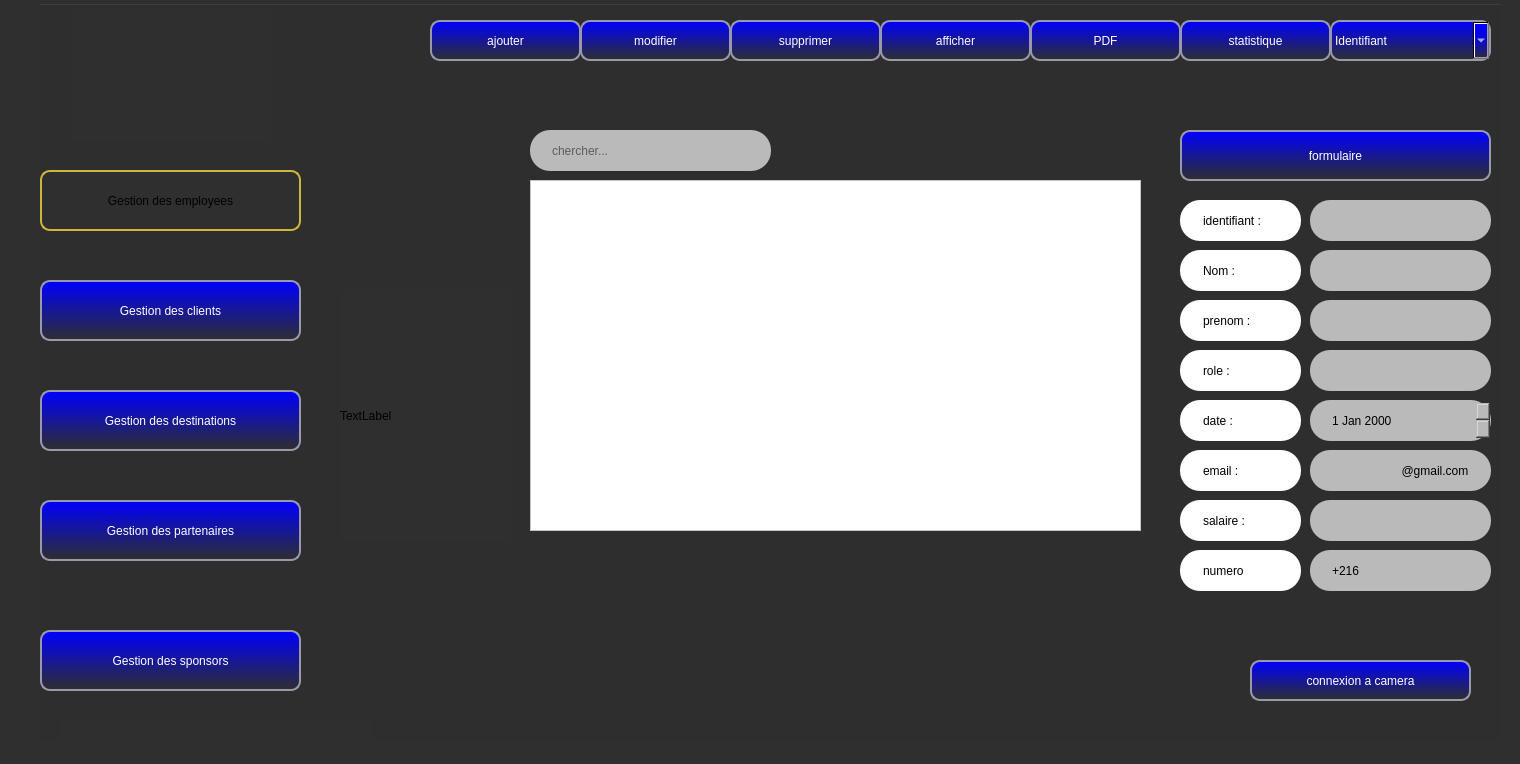
 <widget class="QMainWindow" name="MainWindow">
  <property name="geometry">
   <rect>
    <x>0</x>
    <y>0</y>
    <width>1520</width>
    <height>764</height>
   </rect>
  </property>
  <property name="windowTitle">
   <string>Gestion des employees</string>
  </property>
  <property name="styleSheet">
   <string notr="true">background-color: rgb(47, 47, 47);</string>
  </property>
  <widget class="QWidget" name="centralWidget">
   <widget class="QStackedWidget" name="stackedWidget">
    <property name="geometry">
     <rect>
      <x>40</x>
      <y>0</y>
      <width>1461</width>
      <height>741</height>
     </rect>
    </property>
    <property name="styleSheet">
     <string notr="true">background-color: rgb(47, 47, 47);</string>
    </property>
    <property name="currentIndex">
     <number>0</number>
    </property>
    <widget class="QWidget" name="page">
     <widget class="QGroupBox" name="groupBox_2">
      <property name="geometry">
       <rect>
        <x>-20</x>
        <y>0</y>
        <width>1511</width>
        <height>861</height>
       </rect>
      </property>
      <property name="styleSheet">
       <string notr="true">background-color: rgb(47, 47, 47);</string>
      </property>
      <property name="title">
       <string/>
      </property>
      <widget class="QLabel" name="label_4">
       <property name="geometry">
        <rect>
         <x>1160</x>
         <y>200</y>
         <width>121</width>
         <height>41</height>
        </rect>
       </property>
       <property name="styleSheet">
        <string notr="true">background-color: rgb(255, 255, 255);

padding-right:20px;
border-radius:20px;
padding-left:20px;</string>
       </property>
       <property name="text">
        <string>identifiant :</string>
       </property>
      </widget>
      <widget class="QLabel" name="label_10">
       <property name="geometry">
        <rect>
         <x>1160</x>
         <y>250</y>
         <width>121</width>
         <height>41</height>
        </rect>
       </property>
       <property name="styleSheet">
        <string notr="true">background-color: rgb(255, 255, 255);

padding-right:20px;
border-radius:20px;
padding-left:20px;</string>
       </property>
       <property name="text">
        <string>Nom :</string>
       </property>
      </widget>
      <widget class="QLabel" name="label_12">
       <property name="geometry">
        <rect>
         <x>1160</x>
         <y>300</y>
         <width>121</width>
         <height>41</height>
        </rect>
       </property>
       <property name="styleSheet">
        <string notr="true">background-color: rgb(255, 255, 255);

padding-right:20px;
border-radius:20px;
padding-left:20px;</string>
       </property>
       <property name="text">
        <string>prenom :</string>
       </property>
      </widget>
      <widget class="QLineEdit" name="le_id">
       <property name="geometry">
        <rect>
         <x>1290</x>
         <y>200</y>
         <width>181</width>
         <height>41</height>
        </rect>
       </property>
       <property name="styleSheet">
        <string notr="true">padding-left:20px;
background-color: rgb(186, 186, 186);
border-color: rgb(0, 0, 0);

padding-right:50px;
border-radius:20px;</string>
       </property>
      </widget>
      <widget class="QLineEdit" name="le_nom">
       <property name="geometry">
        <rect>
         <x>1290</x>
         <y>250</y>
         <width>181</width>
         <height>41</height>
        </rect>
       </property>
       <property name="styleSheet">
        <string notr="true">padding-left:20px;
background-color: rgb(186, 186, 186);
border-color: rgb(0, 0, 0);

padding-right:20px;
border-radius:20px;</string>
       </property>
      </widget>
      <widget class="QLineEdit" name="le_prenom">
       <property name="geometry">
        <rect>
         <x>1290</x>
         <y>300</y>
         <width>181</width>
         <height>41</height>
        </rect>
       </property>
       <property name="styleSheet">
        <string notr="true">padding-left:20px;
background-color: rgb(186, 186, 186);
border-color: rgb(0, 0, 0);

padding-right:20px;
border-radius:20px;</string>
       </property>
      </widget>
      <widget class="QLineEdit" name="le_role">
       <property name="geometry">
        <rect>
         <x>1290</x>
         <y>350</y>
         <width>181</width>
         <height>41</height>
        </rect>
       </property>
       <property name="styleSheet">
        <string notr="true">padding-left:20px;
background-color: rgb(186, 186, 186);
border-color: rgb(0, 0, 0);

padding-right:20px;
border-radius:20px;</string>
       </property>
      </widget>
      <widget class="QLabel" name="label_13">
       <property name="geometry">
        <rect>
         <x>1160</x>
         <y>350</y>
         <width>121</width>
         <height>41</height>
        </rect>
       </property>
       <property name="styleSheet">
        <string notr="true">
background-color: rgb(255, 255, 255);

padding-right:20px;
border-radius:20px;
padding-left:20px;</string>
       </property>
       <property name="text">
        <string>role :</string>
       </property>
      </widget>
      <widget class="QDateEdit" name="dateEdit">
       <property name="geometry">
        <rect>
         <x>1290</x>
         <y>400</y>
         <width>181</width>
         <height>41</height>
        </rect>
       </property>
       <property name="styleSheet">
        <string notr="true">padding-left:20px;
background-color: rgb(186, 186, 186);
border-color: rgb(0, 0, 0);

padding-right:20px;
border-radius:20px;</string>
       </property>
      </widget>
      <widget class="QLabel" name="label_14">
       <property name="geometry">
        <rect>
         <x>1160</x>
         <y>400</y>
         <width>121</width>
         <height>41</height>
        </rect>
       </property>
       <property name="styleSheet">
        <string notr="true">background-color: rgb(255, 255, 255);
padding-right:20px;
border-radius:20px;
padding-left:20px;</string>
       </property>
       <property name="text">
        <string>date :</string>
       </property>
      </widget>
      <widget class="QPushButton" name="pb_ajouter">
       <property name="geometry">
        <rect>
         <x>410</x>
         <y>20</y>
         <width>151</width>
         <height>41</height>
        </rect>
       </property>
       <property name="styleSheet">
        <string notr="true">QPushButton {
	font: 900 9pt &quot;Segoe UI Black&quot;;
	border-style: solid;
	border-width: 2px;
	border-color: #9999aa;
	border-radius: 10px;
	color: black;
	background-color: qlineargradient(spread:pad, x1:0.5, y1:0, x2:0.5, y2:1, stop:0 rgba(0, 0, 255, 255), stop:1 rgba(255, 255, 255, 255));
}

QPushButton:enabled {
	background-color: qlineargradient(spread:pad, x1:0.5, y1:0, x2:0.5, y2:1, stop:0 rgba(0, 0, 255, 255), stop:1 rgba(0, 0, 0, 0));
		color: white;
}

QPushButton:pressed {
	background-color: qlineargradient(spread:pad, x1:0.5, y1:0, x2:0.5, y2:1, stop:0 rgba(0, 255, 255, 255), stop:1 rgba(255, 255, 255, 255));
		color: #fffffe;
}


QPushButton:hover:!pressed {
	background-color: qlineargradient(spread:pad, x1:0.5, y1:0, x2:0.5, y2:1, stop:0 rgba(218, 165, 32, 255), stop:1 rgba(255, 255, 255, 255));
		color: #0c2f70;
}

QPushButton:disabled {
		background-color: #aaaaaa;
		color: #ffffff;
}
</string>
       </property>
       <property name="text">
        <string>ajouter</string>
       </property>
      </widget>
      <widget class="QLabel" name="label_15">
       <property name="geometry">
        <rect>
         <x>1160</x>
         <y>450</y>
         <width>121</width>
         <height>41</height>
        </rect>
       </property>
       <property name="styleSheet">
        <string notr="true">background-color: rgb(255, 255, 255);

padding-right:20px;
border-radius:20px;
padding-left:20px;</string>
       </property>
       <property name="text">
        <string>email :</string>
       </property>
      </widget>
      <widget class="QLineEdit" name="le_email">
       <property name="geometry">
        <rect>
         <x>1290</x>
         <y>450</y>
         <width>181</width>
         <height>41</height>
        </rect>
       </property>
       <property name="styleSheet">
        <string notr="true">padding-left:20px;
background-color: rgb(186, 186, 186);
border-color: rgb(0, 0, 0);

padding-right:20px;
border-radius:20px;</string>
       </property>
       <property name="text">
        <string>                                @gmail.com</string>
       </property>
      </widget>
      <widget class="QLabel" name="label_16">
       <property name="geometry">
        <rect>
         <x>1160</x>
         <y>500</y>
         <width>121</width>
         <height>41</height>
        </rect>
       </property>
       <property name="styleSheet">
        <string notr="true">background-color: rgb(255, 255, 255);

padding-right:20px;
border-radius:20px;
padding-left:20px;</string>
       </property>
       <property name="text">
        <string>salaire :</string>
       </property>
      </widget>
      <widget class="QLineEdit" name="le_salaire">
       <property name="geometry">
        <rect>
         <x>1290</x>
         <y>500</y>
         <width>181</width>
         <height>41</height>
        </rect>
       </property>
       <property name="styleSheet">
        <string notr="true">padding-left:20px;
background-color: rgb(186, 186, 186);
border-color: rgb(0, 0, 0);

padding-right:20px;
border-radius:20px;</string>
       </property>
      </widget>
      <widget class="QLabel" name="label_17">
       <property name="geometry">
        <rect>
         <x>1160</x>
         <y>550</y>
         <width>121</width>
         <height>41</height>
        </rect>
       </property>
       <property name="styleSheet">
        <string notr="true">background-color: rgb(255, 255, 255);

padding-right:20px;
border-radius:20px;
padding-left:20px;</string>
       </property>
       <property name="text">
        <string>numero</string>
       </property>
      </widget>
      <widget class="QLineEdit" name="le_numero">
       <property name="geometry">
        <rect>
         <x>1290</x>
         <y>550</y>
         <width>181</width>
         <height>41</height>
        </rect>
       </property>
       <property name="styleSheet">
        <string notr="true">padding-left:20px;
background-color: rgb(186, 186, 186);
border-color: rgb(0, 0, 0);

padding-right:20px;
border-radius:20px;</string>
       </property>
       <property name="text">
        <string>+216</string>
       </property>
      </widget>
      <widget class="QPushButton" name="pb_modifier">
       <property name="geometry">
        <rect>
         <x>560</x>
         <y>20</y>
         <width>151</width>
         <height>41</height>
        </rect>
       </property>
       <property name="styleSheet">
        <string notr="true">QPushButton {
	font: 900 9pt &quot;Segoe UI Black&quot;;
	border-style: solid;
	border-width: 2px;
	border-color: #9999aa;
	border-radius: 10px;
	color: black;
	background-color: qlineargradient(spread:pad, x1:0.5, y1:0, x2:0.5, y2:1, stop:0 rgba(0, 0, 255, 255), stop:1 rgba(255, 255, 255, 255));
}

QPushButton:enabled {
	background-color: qlineargradient(spread:pad, x1:0.5, y1:0, x2:0.5, y2:1, stop:0 rgba(0, 0, 255, 255), stop:1 rgba(0, 0, 0, 0));
		color: white;
}

QPushButton:pressed {
	background-color: qlineargradient(spread:pad, x1:0.5, y1:0, x2:0.5, y2:1, stop:0 rgba(0, 255, 255, 255), stop:1 rgba(255, 255, 255, 255));
		color: #fffffe;
}


QPushButton:hover:!pressed {
	background-color: qlineargradient(spread:pad, x1:0.5, y1:0, x2:0.5, y2:1, stop:0 rgba(218, 165, 32, 255), stop:1 rgba(255, 255, 255, 255));
		color: #0c2f70;
}

QPushButton:disabled {
		background-color: #aaaaaa;
		color: #ffffff;
}
</string>
       </property>
       <property name="text">
        <string>modifier</string>
       </property>
      </widget>
      <widget class="QTableView" name="tab">
       <property name="geometry">
        <rect>
         <x>510</x>
         <y>180</y>
         <width>611</width>
         <height>351</height>
        </rect>
       </property>
       <property name="styleSheet">
        <string notr="true">background-color: rgb(255, 255, 255);
</string>
       </property>
      </widget>
      <widget class="QLineEdit" name="rech">
       <property name="geometry">
        <rect>
         <x>510</x>
         <y>130</y>
         <width>241</width>
         <height>41</height>
        </rect>
       </property>
       <property name="styleSheet">
        <string notr="true">padding-left:20px;
background-color: rgb(186, 186, 186);
border-color: rgb(0, 0, 0);

padding-right:20px;
border-radius:20px;</string>
       </property>
       <property name="text">
        <string/>
       </property>
       <property name="placeholderText">
        <string>chercher...</string>
       </property>
      </widget>
      <widget class="QPushButton" name="pb_del">
       <property name="geometry">
        <rect>
         <x>710</x>
         <y>20</y>
         <width>151</width>
         <height>41</height>
        </rect>
       </property>
       <property name="styleSheet">
        <string notr="true">QPushButton {
	font: 900 9pt &quot;Segoe UI Black&quot;;
	border-style: solid;
	border-width: 2px;
	border-color: #9999aa;
	border-radius: 10px;
	color: black;
	background-color: qlineargradient(spread:pad, x1:0.5, y1:0, x2:0.5, y2:1, stop:0 rgba(0, 0, 255, 255), stop:1 rgba(255, 255, 255, 255));
}

QPushButton:enabled {
	background-color: qlineargradient(spread:pad, x1:0.5, y1:0, x2:0.5, y2:1, stop:0 rgba(0, 0, 255, 255), stop:1 rgba(0, 0, 0, 0));
		color: white;
}

QPushButton:pressed {
	background-color: qlineargradient(spread:pad, x1:0.5, y1:0, x2:0.5, y2:1, stop:0 rgba(0, 255, 255, 255), stop:1 rgba(255, 255, 255, 255));
		color: #fffffe;
}


QPushButton:hover:!pressed {
	background-color: qlineargradient(spread:pad, x1:0.5, y1:0, x2:0.5, y2:1, stop:0 rgba(218, 165, 32, 255), stop:1 rgba(255, 255, 255, 255));
		color: #0c2f70;
}

QPushButton:disabled {
		background-color: #aaaaaa;
		color: #ffffff;
}
</string>
       </property>
       <property name="text">
        <string>supprimer</string>
       </property>
      </widget>
      <widget class="QPushButton" name="affiche">
       <property name="geometry">
        <rect>
         <x>860</x>
         <y>20</y>
         <width>151</width>
         <height>41</height>
        </rect>
       </property>
       <property name="styleSheet">
        <string notr="true">QPushButton {
	font: 900 9pt &quot;Segoe UI Black&quot;;
	border-style: solid;
	border-width: 2px;
	border-color: #9999aa;
	border-radius: 10px;
	color: black;
	background-color: qlineargradient(spread:pad, x1:0.5, y1:0, x2:0.5, y2:1, stop:0 rgba(0, 0, 255, 255), stop:1 rgba(255, 255, 255, 255));
}

QPushButton:enabled {
	background-color: qlineargradient(spread:pad, x1:0.5, y1:0, x2:0.5, y2:1, stop:0 rgba(0, 0, 255, 255), stop:1 rgba(0, 0, 0, 0));
		color: white;
}

QPushButton:pressed {
	background-color: qlineargradient(spread:pad, x1:0.5, y1:0, x2:0.5, y2:1, stop:0 rgba(0, 255, 255, 255), stop:1 rgba(255, 255, 255, 255));
		color: #fffffe;
}


QPushButton:hover:!pressed {
	background-color: qlineargradient(spread:pad, x1:0.5, y1:0, x2:0.5, y2:1, stop:0 rgba(218, 165, 32, 255), stop:1 rgba(255, 255, 255, 255));
		color: #0c2f70;
}

QPushButton:disabled {
		background-color: #aaaaaa;
		color: #ffffff;
}
</string>
       </property>
       <property name="text">
        <string>afficher</string>
       </property>
      </widget>
      <widget class="QPushButton" name="pushButton">
       <property name="geometry">
        <rect>
         <x>1010</x>
         <y>20</y>
         <width>151</width>
         <height>41</height>
        </rect>
       </property>
       <property name="styleSheet">
        <string notr="true">QPushButton {
	font: 900 9pt &quot;Segoe UI Black&quot;;
	border-style: solid;
	border-width: 2px;
	border-color: #9999aa;
	border-radius: 10px;
	color: black;
	background-color: qlineargradient(spread:pad, x1:0.5, y1:0, x2:0.5, y2:1, stop:0 rgba(0, 0, 255, 255), stop:1 rgba(255, 255, 255, 255));
}

QPushButton:enabled {
	background-color: qlineargradient(spread:pad, x1:0.5, y1:0, x2:0.5, y2:1, stop:0 rgba(0, 0, 255, 255), stop:1 rgba(0, 0, 0, 0));
		color: white;
}

QPushButton:pressed {
	background-color: qlineargradient(spread:pad, x1:0.5, y1:0, x2:0.5, y2:1, stop:0 rgba(0, 255, 255, 255), stop:1 rgba(255, 255, 255, 255));
		color: #fffffe;
}


QPushButton:hover:!pressed {
	background-color: qlineargradient(spread:pad, x1:0.5, y1:0, x2:0.5, y2:1, stop:0 rgba(218, 165, 32, 255), stop:1 rgba(255, 255, 255, 255));
		color: #0c2f70;
}

QPushButton:disabled {
		background-color: #aaaaaa;
		color: #ffffff;
}
</string>
       </property>
       <property name="text">
        <string>PDF</string>
       </property>
      </widget>
      <widget class="QPushButton" name="pb_statistic">
       <property name="geometry">
        <rect>
         <x>1160</x>
         <y>20</y>
         <width>151</width>
         <height>41</height>
        </rect>
       </property>
       <property name="styleSheet">
        <string notr="true">QPushButton {
	font: 900 9pt &quot;Segoe UI Black&quot;;
	border-style: solid;
	border-width: 2px;
	border-color: #9999aa;
	border-radius: 10px;
	color: black;
	background-color: qlineargradient(spread:pad, x1:0.5, y1:0, x2:0.5, y2:1, stop:0 rgba(0, 0, 255, 255), stop:1 rgba(255, 255, 255, 255));
}

QPushButton:enabled {
	background-color: qlineargradient(spread:pad, x1:0.5, y1:0, x2:0.5, y2:1, stop:0 rgba(0, 0, 255, 255), stop:1 rgba(0, 0, 0, 0));
		color: white;
}

QPushButton:pressed {
	background-color: qlineargradient(spread:pad, x1:0.5, y1:0, x2:0.5, y2:1, stop:0 rgba(0, 255, 255, 255), stop:1 rgba(255, 255, 255, 255));
		color: #fffffe;
}


QPushButton:hover:!pressed {
	background-color: qlineargradient(spread:pad, x1:0.5, y1:0, x2:0.5, y2:1, stop:0 rgba(218, 165, 32, 255), stop:1 rgba(255, 255, 255, 255));
		color: #0c2f70;
}

QPushButton:disabled {
		background-color: #aaaaaa;
		color: #ffffff;
}
</string>
       </property>
       <property name="text">
        <string>statistique</string>
       </property>
      </widget>
      <widget class="QComboBox" name="comboBox">
       <property name="geometry">
        <rect>
         <x>1310</x>
         <y>20</y>
         <width>161</width>
         <height>41</height>
        </rect>
       </property>
       <property name="styleSheet">
        <string notr="true">QComboBox {
	font: 900 9pt &quot;Segoe UI Black&quot;;
	border-style: solid;
	border-width: 2px;
	border-color: #9999aa;
	border-radius: 10px;
	color: black;
	background-color: qlineargradient(spread:pad, x1:0.5, y1:0, x2:0.5, y2:1, stop:0 rgba(0, 0, 255, 255), stop:1 rgba(255, 255, 255, 255));
}

QComboBox:enabled {
	background-color: qlineargradient(spread:pad, x1:0.5, y1:0, x2:0.5, y2:1, stop:0 rgba(0, 0, 255, 255), stop:1 rgba(0, 0, 0, 0));
		color: white;
}

QComboBox:pressed {
	background-color: qlineargradient(spread:pad, x1:0.5, y1:0, x2:0.5, y2:1, stop:0 rgba(0, 255, 255, 255), stop:1 rgba(255, 255, 255, 255));
		color: #fffffe;
}


QComboBox:hover:!pressed {
	background-color: qlineargradient(spread:pad, x1:0.5, y1:0, x2:0.5, y2:1, stop:0 rgba(218, 165, 32, 255), stop:1 rgba(255, 255, 255, 255));
		color: #0c2f70;
}

QComboBox:disabled {
		background-color: #aaaaaa;
		color: #ffffff;
}
</string>
       </property>
       <item>
        <property name="text">
         <string>Identifiant</string>
        </property>
       </item>
       <item>
        <property name="text">
         <string>Nom</string>
        </property>
       </item>
       <item>
        <property name="text">
         <string>Role</string>
        </property>
       </item>
      </widget>
      <widget class="QPushButton" name="camera">
       <property name="geometry">
        <rect>
         <x>1230</x>
         <y>660</y>
         <width>221</width>
         <height>41</height>
        </rect>
       </property>
       <property name="styleSheet">
        <string notr="true">QPushButton {
	font: 900 9pt &quot;Segoe UI Black&quot;;
	border-style: solid;
	border-width: 2px;
	border-color: #9999aa;
	border-radius: 10px;
	color: black;
	background-color: qlineargradient(spread:pad, x1:0.5, y1:0, x2:0.5, y2:1, stop:0 rgba(0, 0, 255, 255), stop:1 rgba(255, 255, 255, 255));
}

QPushButton:enabled {
	background-color: qlineargradient(spread:pad, x1:0.5, y1:0, x2:0.5, y2:1, stop:0 rgba(0, 0, 255, 255), stop:1 rgba(0, 0, 0, 0));
		color: white;
}

QPushButton:pressed {
	background-color: qlineargradient(spread:pad, x1:0.5, y1:0, x2:0.5, y2:1, stop:0 rgba(0, 255, 255, 255), stop:1 rgba(255, 255, 255, 255));
		color: #fffffe;
}


QPushButton:hover:!pressed {
	background-color: qlineargradient(spread:pad, x1:0.5, y1:0, x2:0.5, y2:1, stop:0 rgba(218, 165, 32, 255), stop:1 rgba(255, 255, 255, 255));
		color: #0c2f70;
}

QPushButton:disabled {
		background-color: #aaaaaa;
		color: #ffffff;
}
</string>
       </property>
       <property name="text">
        <string>connexion a camera</string>
       </property>
      </widget>
      <widget class="QPushButton" name="formulaire">
       <property name="geometry">
        <rect>
         <x>1160</x>
         <y>130</y>
         <width>311</width>
         <height>51</height>
        </rect>
       </property>
       <property name="styleSheet">
        <string notr="true">QPushButton {
	font: 900 9pt &quot;Segoe UI Black&quot;;
	border-style: solid;
	border-width: 2px;
	border-color: #9999aa;
	border-radius: 10px;
	color: black;
	background-color: qlineargradient(spread:pad, x1:0.5, y1:0, x2:0.5, y2:1, stop:0 rgba(0, 0, 255, 255), stop:1 rgba(255, 255, 255, 255));
}

QPushButton:enabled {
	background-color: qlineargradient(spread:pad, x1:0.5, y1:0, x2:0.5, y2:1, stop:0 rgba(0, 0, 255, 255), stop:1 rgba(0, 0, 0, 0));
		color: white;
}

QPushButton:pressed {
	background-color: qlineargradient(spread:pad, x1:0.5, y1:0, x2:0.5, y2:1, stop:0 rgba(0, 255, 255, 255), stop:1 rgba(255, 255, 255, 255));
		color: #fffffe;
}


QPushButton:hover:!pressed {
	background-color: qlineargradient(spread:pad, x1:0.5, y1:0, x2:0.5, y2:1, stop:0 rgba(218, 165, 32, 255), stop:1 rgba(255, 255, 255, 255));
		color: #0c2f70;
}

QPushButton:disabled {
		background-color: #aaaaaa;
		color: #ffffff;
}
</string>
       </property>
       <property name="text">
        <string>formulaire</string>
       </property>
      </widget>
      <widget class="QPushButton" name="pushButton_2">
       <property name="geometry">
        <rect>
         <x>20</x>
         <y>170</y>
         <width>261</width>
         <height>61</height>
        </rect>
       </property>
       <property name="styleSheet">
        <string notr="true">font: 900 10pt &quot;AriaI Black&quot;;
	border-style: solid;
	border-width: 2px;
	border-color: 	#CFB53B;
	border-radius: 10px;
	color: black;</string>
       </property>
       <property name="text">
        <string>Gestion des employees</string>
       </property>
      </widget>
      <widget class="QPushButton" name="pushButton_3">
       <property name="geometry">
        <rect>
         <x>20</x>
         <y>280</y>
         <width>261</width>
         <height>61</height>
        </rect>
       </property>
       <property name="styleSheet">
        <string notr="true">QPushButton {
	font: 900 10pt &quot;AriaI Black&quot;;
	border-style: solid;
	border-width: 2px;
	border-color: #9999aa;
	border-radius: 10px;
	color: black;
	background-color: qlineargradient(spread:pad, x1:0.5, y1:0, x2:0.5, y2:1, stop:0 rgba(0, 0, 255, 255), stop:1 rgba(255, 255, 255, 255));
}

QPushButton:enabled {
	background-color: qlineargradient(spread:pad, x1:0.5, y1:0, x2:0.5, y2:1, stop:0 rgba(0, 0, 255, 255), stop:1 rgba(0, 0, 0, 0));
		color: white;
}

QPushButton:pressed {
	background-color: qlineargradient(spread:pad, x1:0.5, y1:0, x2:0.5, y2:1, stop:0 rgba(0, 255, 255, 255), stop:1 rgba(255, 255, 255, 255));
		color: #fffffe;
}


QPushButton:hover:!pressed {
	background-color: qlineargradient(spread:pad, x1:0.5, y1:0, x2:0.5, y2:1, stop:0 rgba(218, 165, 32, 255), stop:1 rgba(255, 255, 255, 255));
		color: #0c2f70;
}

QPushButton:disabled {
		background-color: #aaaaaa;
		color: #ffffff;
}
</string>
       </property>
       <property name="text">
        <string>Gestion des clients</string>
       </property>
      </widget>
      <widget class="QPushButton" name="pushButton_6">
       <property name="geometry">
        <rect>
         <x>20</x>
         <y>390</y>
         <width>261</width>
         <height>61</height>
        </rect>
       </property>
       <property name="styleSheet">
        <string notr="true">QPushButton {
	font: 900 10pt &quot;AriaI Black&quot;;
	border-style: solid;
	border-width: 2px;
	border-color: #9999aa;
	border-radius: 10px;
	color: black;
	background-color: qlineargradient(spread:pad, x1:0.5, y1:0, x2:0.5, y2:1, stop:0 rgba(0, 0, 255, 255), stop:1 rgba(255, 255, 255, 255));
}

QPushButton:enabled {
	background-color: qlineargradient(spread:pad, x1:0.5, y1:0, x2:0.5, y2:1, stop:0 rgba(0, 0, 255, 255), stop:1 rgba(0, 0, 0, 0));
		color: white;
}

QPushButton:pressed {
	background-color: qlineargradient(spread:pad, x1:0.5, y1:0, x2:0.5, y2:1, stop:0 rgba(0, 255, 255, 255), stop:1 rgba(255, 255, 255, 255));
		color: #fffffe;
}


QPushButton:hover:!pressed {
	background-color: qlineargradient(spread:pad, x1:0.5, y1:0, x2:0.5, y2:1, stop:0 rgba(218, 165, 32, 255), stop:1 rgba(255, 255, 255, 255));
		color: #0c2f70;
}

QPushButton:disabled {
		background-color: #aaaaaa;
		color: #ffffff;
}
</string>
       </property>
       <property name="text">
        <string>Gestion des destinations</string>
       </property>
      </widget>
      <widget class="QPushButton" name="pushButton_11">
       <property name="geometry">
        <rect>
         <x>20</x>
         <y>500</y>
         <width>261</width>
         <height>61</height>
        </rect>
       </property>
       <property name="styleSheet">
        <string notr="true">QPushButton {
	font: 900 10pt &quot;AriaI Black&quot;;
	border-style: solid;
	border-width: 2px;
	border-color: #9999aa;
	border-radius: 10px;
	color: black;
	background-color: qlineargradient(spread:pad, x1:0.5, y1:0, x2:0.5, y2:1, stop:0 rgba(0, 0, 255, 255), stop:1 rgba(255, 255, 255, 255));
}

QPushButton:enabled {
	background-color: qlineargradient(spread:pad, x1:0.5, y1:0, x2:0.5, y2:1, stop:0 rgba(0, 0, 255, 255), stop:1 rgba(0, 0, 0, 0));
		color: white;
}

QPushButton:pressed {
	background-color: qlineargradient(spread:pad, x1:0.5, y1:0, x2:0.5, y2:1, stop:0 rgba(0, 255, 255, 255), stop:1 rgba(255, 255, 255, 255));
		color: #fffffe;
}


QPushButton:hover:!pressed {
	background-color: qlineargradient(spread:pad, x1:0.5, y1:0, x2:0.5, y2:1, stop:0 rgba(218, 165, 32, 255), stop:1 rgba(255, 255, 255, 255));
		color: #0c2f70;
}

QPushButton:disabled {
		background-color: #aaaaaa;
		color: #ffffff;
}
</string>
       </property>
       <property name="text">
        <string>Gestion des partenaires</string>
       </property>
      </widget>
      <widget class="QPushButton" name="pushButton_12">
       <property name="geometry">
        <rect>
         <x>20</x>
         <y>630</y>
         <width>261</width>
         <height>61</height>
        </rect>
       </property>
       <property name="styleSheet">
        <string notr="true">QPushButton {
	font: 900 10pt &quot;AriaI Black&quot;;
	border-style: solid;
	border-width: 2px;
	border-color: #9999aa;
	border-radius: 10px;
	color: black;
	background-color: qlineargradient(spread:pad, x1:0.5, y1:0, x2:0.5, y2:1, stop:0 (218, 165, 32, 255), stop:1 rgba(255, 255, 255, 255));
}

QPushButton:enabled {
	background-color: qlineargradient(spread:pad, x1:0.5, y1:0, x2:0.5, y2:1, stop:0 rgba(0, 0, 255, 255), stop:1 rgba(0, 0, 0, 0));
		color: white;
}

QPushButton:pressed {
	background-color: qlineargradient(spread:pad, x1:0.5, y1:0, x2:0.5, y2:1, stop:0 rgba(0, 255, 255, 255), stop:1 rgba(255, 255, 255, 255));
		color: #fffffe;
}


QPushButton:hover:!pressed {
	background-color: qlineargradient(spread:pad, x1:0.5, y1:0, x2:0.5, y2:1, stop:0 rgba(255, 0, 255, 255), stop:1 rgba(255, 255, 255, 255));
		color: #0c2f70;
}

QPushButton:disabled {
		background-color: #aaaaaa;
		color: #ffffff;
}
</string>
       </property>
       <property name="text">
        <string>Gestion des sponsors</string>
       </property>
      </widget>
      <widget class="QLabel" name="label">
       <property name="geometry">
        <rect>
         <x>50</x>
         <y>10</y>
         <width>201</width>
         <height>131</height>
        </rect>
       </property>
       <property name="styleSheet">
        <string notr="true">background-image: url(:/pictures/logo1.png);</string>
       </property>
       <property name="text">
        <string/>
       </property>
      </widget>
      <widget class="QLabel" name="label_2">
       <property name="geometry">
        <rect>
         <x>40</x>
         <y>720</y>
         <width>311</width>
         <height>20</height>
        </rect>
       </property>
       <property name="styleSheet">
        <string notr="true">font: 9pt &quot;Segoe UI&quot;;</string>
       </property>
       <property name="text">
        <string/>
       </property>
      </widget>
      <widget class="QLabel" name="mlabel">
       <property name="geometry">
        <rect>
         <x>320</x>
         <y>290</y>
         <width>171</width>
         <height>251</height>
        </rect>
       </property>
       <property name="text">
        <string>TextLabel</string>
       </property>
      </widget>
      <zorder>pb_ajouter</zorder>
      <zorder>pb_modifier</zorder>
      <zorder>tab</zorder>
      <zorder>rech</zorder>
      <zorder>pb_del</zorder>
      <zorder>affiche</zorder>
      <zorder>pushButton</zorder>
      <zorder>pb_statistic</zorder>
      <zorder>comboBox</zorder>
      <zorder>label_4</zorder>
      <zorder>label_10</zorder>
      <zorder>label_12</zorder>
      <zorder>label_13</zorder>
      <zorder>label_14</zorder>
      <zorder>le_email</zorder>
      <zorder>le_salaire</zorder>
      <zorder>label_15</zorder>
      <zorder>label_16</zorder>
      <zorder>label_17</zorder>
      <zorder>le_numero</zorder>
      <zorder>dateEdit</zorder>
      <zorder>le_role</zorder>
      <zorder>le_prenom</zorder>
      <zorder>le_nom</zorder>
      <zorder>le_id</zorder>
      <zorder>camera</zorder>
      <zorder>formulaire</zorder>
      <zorder>pushButton_2</zorder>
      <zorder>pushButton_3</zorder>
      <zorder>pushButton_6</zorder>
      <zorder>pushButton_11</zorder>
      <zorder>pushButton_12</zorder>
      <zorder>label</zorder>
      <zorder>label_2</zorder>
      <zorder>mlabel</zorder>
     </widget>
    </widget>
    <widget class="QWidget" name="page_2">
     <widget class="QScrollArea" name="scrollArea">
      <property name="geometry">
       <rect>
        <x>150</x>
        <y>130</y>
        <width>1181</width>
        <height>471</height>
       </rect>
      </property>
      <property name="styleSheet">
       <string notr="true">background-image: url(:/pictures/logo1.png);</string>
      </property>
      <property name="widgetResizable">
       <bool>true</bool>
      </property>
      <widget class="QWidget" name="scrollAreaWidgetContents_2">
       <property name="geometry">
        <rect>
         <x>0</x>
         <y>0</y>
         <width>1179</width>
         <height>469</height>
        </rect>
       </property>
      </widget>
     </widget>
     <widget class="QPushButton" name="options">
      <property name="geometry">
       <rect>
        <x>150</x>
        <y>50</y>
        <width>1181</width>
        <height>31</height>
       </rect>
      </property>
      <property name="styleSheet">
       <string notr="true">QPushButton {
	font: 900 9pt &quot;Segoe UI Black&quot;;
	border-style: solid;
	border-width: 2px;
	border-color: #9999aa;
	border-radius: 10px;
	color: black;
	background-color: qlineargradient(spread:pad, x1:0.5, y1:0, x2:0.5, y2:1, stop:0 rgba(0, 0, 255, 255), stop:1 rgba(255, 255, 255, 255));
}

QPushButton:enabled {
	background-color: qlineargradient(spread:pad, x1:0.5, y1:0, x2:0.5, y2:1, stop:0 rgba(0, 0, 255, 255), stop:1 rgba(0, 0, 0, 0));
		color: white;
}

QPushButton:pressed {
	background-color: qlineargradient(spread:pad, x1:0.5, y1:0, x2:0.5, y2:1, stop:0 rgba(0, 255, 255, 255), stop:1 rgba(255, 255, 255, 255));
		color: #fffffe;
}


QPushButton:hover:!pressed {
	background-color: qlineargradient(spread:pad, x1:0.5, y1:0, x2:0.5, y2:1, stop:0 rgba(218, 165, 32, 255), stop:1 rgba(255, 255, 255, 255));
		color: #0c2f70;
}

QPushButton:disabled {
		background-color: #aaaaaa;
		color: #ffffff;
}
</string>
      </property>
      <property name="text">
       <string>Options</string>
      </property>
     </widget>
     <widget class="QPushButton" name="return_3">
      <property name="geometry">
       <rect>
        <x>10</x>
        <y>650</y>
        <width>91</width>
        <height>81</height>
       </rect>
      </property>
      <property name="styleSheet">
       <string notr="true">background-color: rgb(255, 255, 127);
padding-right:20px;
border-radius:20px;
padding-left:20px;


image: url(:/pictures/pngwing.com.png);</string>
      </property>
      <property name="text">
       <string/>
      </property>
     </widget>
    </widget>
   </widget>
  </widget>
  <widget class="QStatusBar" name="statusBar"/>
 </widget>
